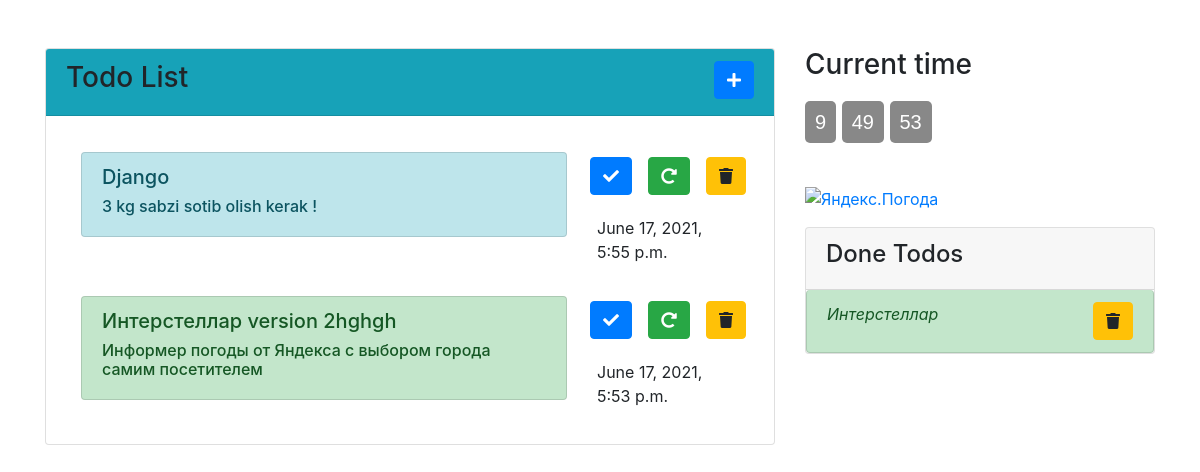
Before: / with the older database file.
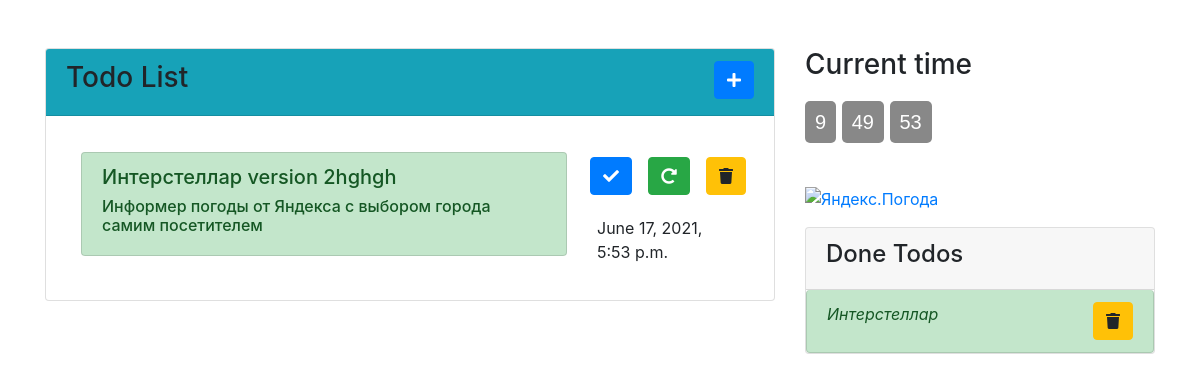
After: the same page with the newer database file.
### todo/models.py (models this page shows, shortened)
class Todo(models.Model):
	PRIORITIES = (
		('red', 'RED'),
		('green', 'GREEN'),
		('yellow', 'YELLOW'),
		)
	title = models.CharField('Title',max_length=200)
	text = models.CharField('Text', max_length=800,blank=True)
	date = models.DateTimeField('Time', auto_now_add=True)
	done = models.BooleanField('Done ?', default=False)
	priority = models.CharField('Priority',max_length=50,choices=PRIORITIES, blank=True)
	class Meta:
		ordering = ['-id']

### todo/views.py (the view)
# urls.py: path('', views.homePage, name='home'),
def homePage(request):
	if request.method == 'POST':
		form = TodoAddForm(request.POST)
		if form.is_valid():
			form.save()
	else:
		form = TodoAddForm()
	todos = Todo.objects.filter(done=False)
	doned_todos = Todo.objects.filter(done=True)
	for todo in todos:
		if todo.priority == 'red':
			todo.priority = 'list-group-item-warning'
		elif todo.priority == 'green':
			todo.priority = 'list-group-item-success'
		elif todo.priority == 'yellow':
			todo.priority = 'list-group-item-info'
	context = {
		'todos':todos,
		'addform':form,
		'doned_todos':doned_todos
	}
	return render(request, 'index.html', context)

### templates/index.html (shortened to what this page needs)
<!doctype html>
{% load crispy_forms_tags %}
<html lang="en">
  <head>
    <link rel="stylesheet" href="https://maxcdn.bootstrapcdn.com/bootstrap/4.0.0/css/bootstrap.min.css">
    <link rel="stylesheet" href="https://cdnjs.cloudflare.com/ajax/libs/font-awesome/5.15.3/css/all.min.css" />
  </head>
  <body onload="TimeStart()">
<section class="mt-5">
  <div class="container">
    <div class="row">
      <div class="col-md-8">
        <div class="card">
          <div class="card-header bg-info">
            <h3 class="d-inline-block">Todo List</h3><button type="button" class="btn btn-primary d-inline-block" id="add" data-toggle="modal" data-target="#exampleModal"><i class="fas fa-plus"></i></button>
          </div>
          <div class="card-body">
            {% for todo in todos %}
            <div class="todos">
              <div class="container">
                <div class="row">
                  <div class="col-sm-9">
                    <ul class="list-group">
                      <li class="list-group-item {{todo.priority}} mt-3" id="todo">
                        <h5>{{todo.title}}</h5>
                        <h6>{{todo.text}}</h6>
                      </li>
                    </ul>
                  </div>
                  <div class="col-sm-3">
                    <div class="content">
                    <div class="m-2">
                      <a href="{% url 'todo:done' todo.id %}">
                        <button type="submit" class="btn btn-primary"><i class="fas fa-check"></i></button>
                        </a>
                    </div>
                    <div class="m-2">
                      <a href="{% url 'todo:update' todo.id %}">
                      <button type="button" class="btn btn-success"
                      data-toggle="modal" data-target="#exampleModalCenter"><i class="fas fa-redo-alt"></i></button>
                      </a>
                    </div>
                    <div class="m-2">
                      <a href="{% url 'todo:delete' todo.id %}">
                      <button type="button" class="btn btn-warning"><i class="fas fa-trash"></i></button>
                      </a>
                    </div>
                    </div>
                    <p>{{todo.date}}</p>
                  </div>
                </div>
              </div>
            </div>
          {% endfor %}
          </div>
        </div>
      </div>
      <div class="col-md-4">
        <h3>Current time</h3>
        <div class="time"></div>
        <br>
        <a href="https://clck.yandex.ru/redir/dtype=stred/pid=7/cid=1228/*https://yandex.uz/pogoda/10335" target="_blank"><img src="https://info.weather.yandex.net/10335/2_white.ru.png?domain=uz" border="0" alt="Яндекс.Погода"/></a>
        <div class="card mt-3">
          <div class="card-header">
              <h4> Done Todos</h4>
          </div>
          <ul class="list-group">
            {% for todo in doned_todos %}
            {% if todo.done %}
            <li class="list-group-item list-group-item-success ">
               <span class="font-italic">{{todo.title}}</span>
             <a href="{% url 'todo:delete' todo.id %}" class="done_delete">
                <button type="button" class="btn btn-warning"><i class="fas fa-trash"></i></button>
                </a>
            </li>
            {% endif %}
            {% endfor %}
          </ul>
        </div>
      </div>
    </div>
  </div>
</section>
  </body>
</html>

### templates/index.html (style rules this page uses)
.time { margin: 25px 0; font-size: 20px; font-family: sans-serif; }
.content { display: flex; width: 100%; height: 80px; justify-content: center; align-items: center; }
#add { float: right; }
.done_delete { float: right; }

Changed rows visible on the page:
removed Todo: title "Django", text "3 kg sabzi sotib olish kerak !", date "June 17, 2021, 5:55 p.m.", shown under "Todo List"
